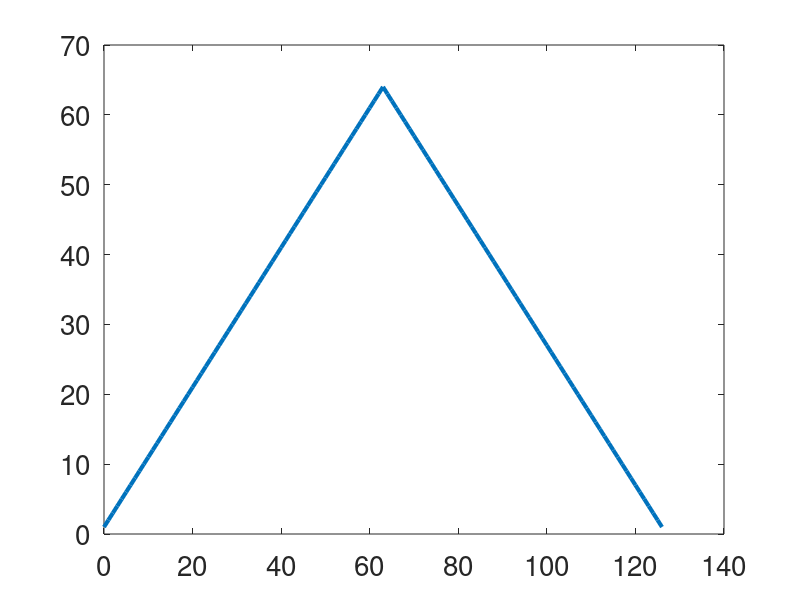

Source code (MATLAB):
%Matlab file used for class demo conducted during Session 3
%on the use of cross-correlation .
%A word utterance is effectively sampled at four different
%rates and played back to hear the effects of aliasing
set(0,'defaultaxesfontsize',20);
clear
clf
%Use Walsh-Hadamard sequences as orthogonal codes
clength=64;
lag=0:(2*clength-2);
C=hadamard(clength);
code1=C(1,:);
code2=C(2,:);
code3=C(3,:);
%Plot autocorrelation of code 1, and cross-correlation
%between code 1 and code 2
plot(lag,conv(code1,code1(end:-1:1)),'Linewidth',3)
print -deps MAI
xlabel('lag value')
hold on
plot(lag,conv(code1,code2(end:-1:1)),'r','Linewidth',3)
legend('Autocorrelation of Code 1','Cross-correlation between Code 1 and Code 2')
hold off
pause
%Plot autocorrelation of code 2, and cross-correlation
%between code 2 and code 3
plot(lag,conv(code2,code2(end:-1:1)),'Linewidth',3)
xlabel('lag value')
hold on
plot(lag,conv(code2,code3(end:-1:1)),'r','Linewidth',3)
legend('Autocorrelation of Code 2','Cross-correlation between Code 2 and Code 3')
hold off
pause
%generate length 4 bit sequences for each of
%three different users:
%represent data bit "1" as amplitude 1
%represent data bit "0" as amplitude -1
bit1=[1 1 1 1];
bit2=[1 1 -1 -1];
bit3=[1 -1 1 -1];
%synthesize CDMA signal for each user and then
%sum (superimpose) the three users' signals
%do a help on kron.m to understand what it does
x=kron(bit1,code1)+kron(bit2,code2)+kron(bit3,code3);
plot(x,'Linewidth',3)
xlabel('Sum signal -- three users superimposed')
pause
y1=conv(x,code1(end:-1:1));
plot(y1,'Linewidth',3)
xlabel('cross-correlation with Walsh code 1 -- bits: 1,1,1,1')
pause
stem(0:3,y1(64:64:end)/64)
axis([0 3 -1 1])
xlabel('cross-correlation with Walsh code 1 -- bits: 1,1,1,1')
pause
y2=conv(x,code2(end:-1:1));
plot(y2,'Linewidth',3)
xlabel('cross-correlation with Walsh code 2 -- bits: 1,1,-1,-1')
pause
stem(0:3,y2(64:64:end)/64)
axis([0 3 -1 1])
xlabel('cross-correlation with Walsh code 2 -- bits: 1,1,-1,-1')
pause
y3=conv(x,code3(end:-1:1));
plot(y3,'Linewidth',3)
xlabel('cross-correlation with Walsh code 3 -- bits: 1,-1,1,-1')
pause
stem(0:3,y3(64:64:end)/64)
axis([0 3 -1 1])
xlabel('cross-correlation with Walsh code 3 -- bits: 1,-1,1,-1')


